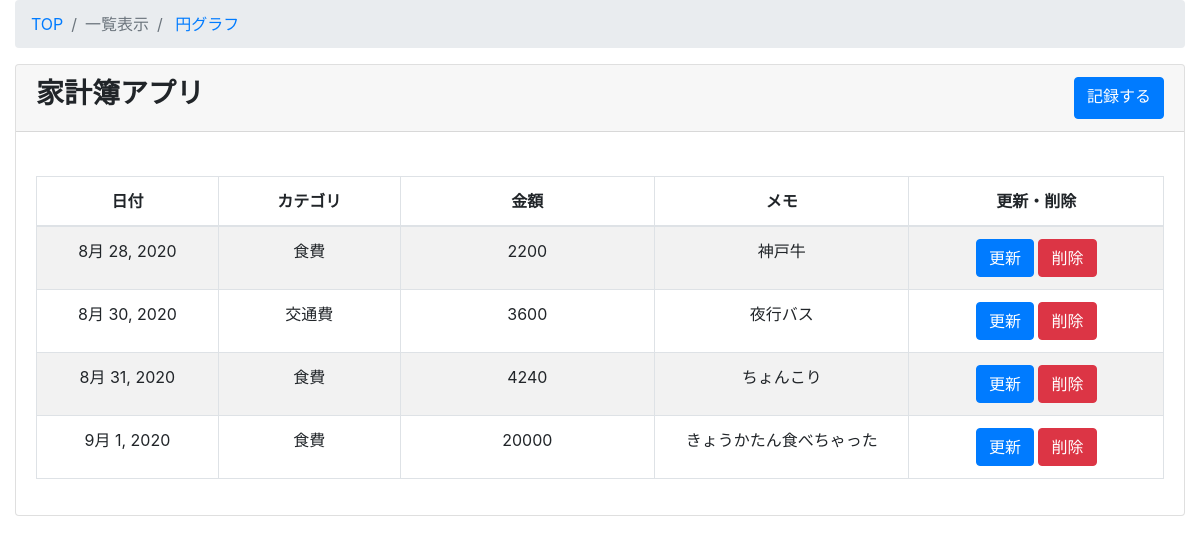
Before: /kakeibo/kakeibo_list/ with the older database file.
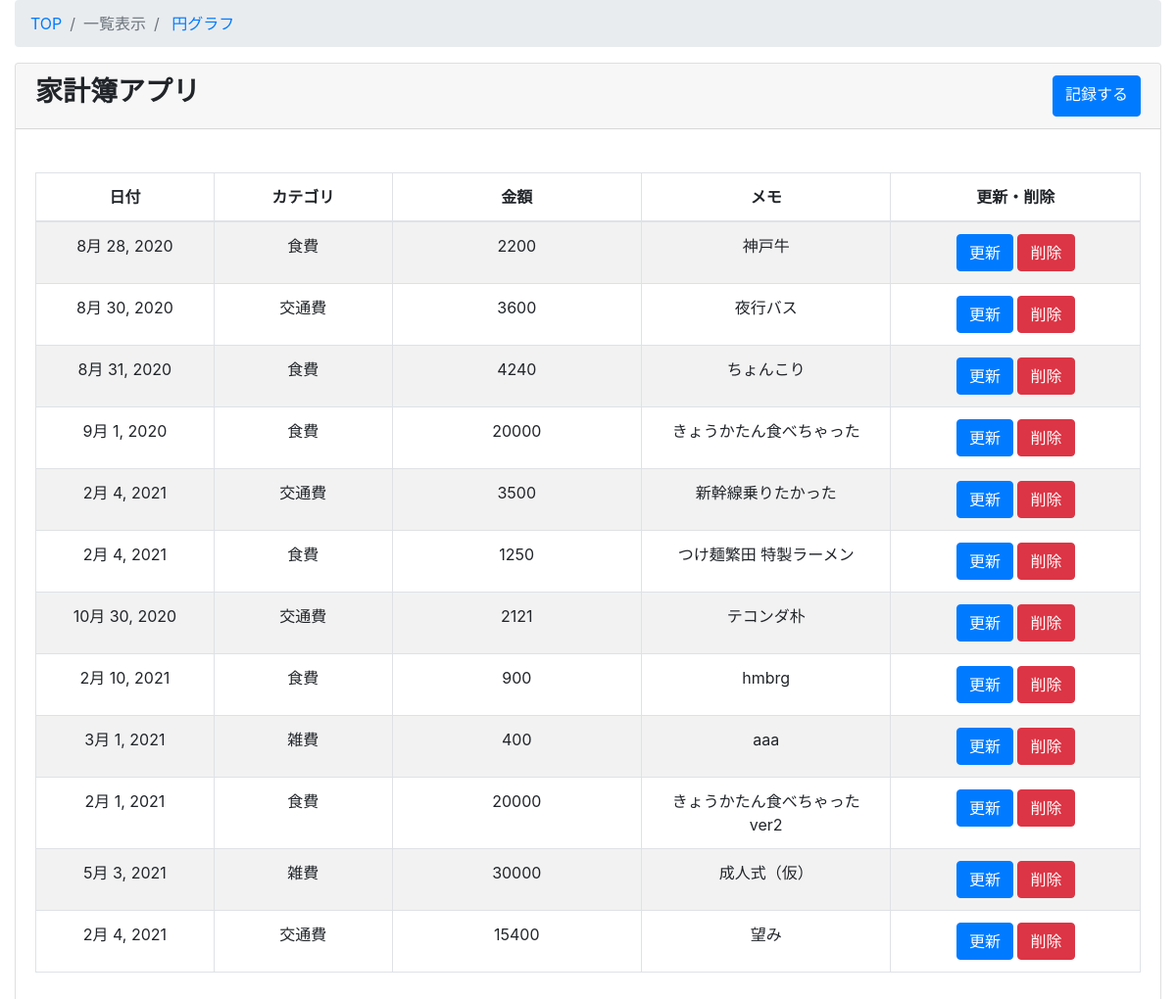
After: the same page with the newer database file.
### kakeibo/models.py (models this page shows, shortened)
class Kakeibo(models.Model):
    objects = Manager()
    class Meta:
       db_table ="kakeibo"
       verbose_name ="家計簿"         #追加
       verbose_name_plural ="家計簿"
    date = models.DateField(verbose_name="日付",default=datetime.now)
    category = models.ForeignKey(Category, on_delete = models.PROTECT, verbose_name="カテゴリ")
    money = models.IntegerField(verbose_name="金額", help_text="単位は日本円")
    memo = models.CharField(verbose_name="メモ", max_length=500)

class Category(models.Model):
    class Meta:
       db_table ="category"
       verbose_name ="カテゴリ"         #追加
       verbose_name_plural ="カテゴリ"
    category_name = models.CharField(max_length=255,unique=True)
    def __str__(self):
       return self.category_name

### kakeibo/views.py (the view)
# urls.py: path('kakeibo_list/', views.KakeiboListView.as_view(), name='kakeibo_list'),
class KakeiboListView(ListView):
   model = Kakeibo
   template_name = 'kakeibo/kakeibo_list.html'
   def queryset(self):
       return Kakeibo.objects.all()

### kakeibo/templates/kakeibo/kakeibo_list.html
{% extends 'kakeibo/base.html' %}
{% block content %}
 <div class="content-wrapper">
   <div class="container-fluid">
     <ol class="breadcrumb">
       <li class="breadcrumb-item">
         <a href="{% url 'kakeibo:kakeibo_list' %}">TOP</a>
       </li>
       <li class="breadcrumb-item active">一覧表示</li>
       <li class="breadcrumb-item">
        <a href="{% url 'kakeibo:kakeibo_circle' %}">円グラフ</a>
       </li>
     </ol>
     <div class="card mb-3">
       <div class="card-header" style="display:flex; justify-content: space-between;">
         <h3><b>家計簿アプリ</b></h3>
         <a href="{% url 'kakeibo:kakeibo_create' %}" class="btn btn-primary" >記録する</a>
        </div>
       <div class="card-body">
         <div class="table-responsible">
         <table id=kakeibo_list width="100%" class="table table-striped table-bordered table-hover">
             <thead>
               <tr>
                 <th class="text-center">日付</th>
                 <th class="text-center">カテゴリ</th>
                 <th class="text-center">金額</th>
                 <th class="text-center">メモ</th>
                 <th class="text-center">更新・削除</th>
               </tr>
             </thead>
             <tbody>
               {% for item in object_list %}
                 <tr class="odd gradeX text-center">
                   <td class="text-center" width="100">{{ item.date}}</td>
                   <td class="text-center" width="100">{{ item.category }}</td>
                   <td class="text-center" width="140">{{ item.money }}</td>
                   <td class="text-center" width="140">{{ item.memo }}</td>
                   <td class="text-center" width="140">
                     <a class="btn btn-primary" href="{% url 'kakeibo:kakeibo_update' item.pk %}">更新</a>
                     <a class="btn btn-danger" href="{% url 'kakeibo:kakeibo_delete' item.pk %}">削除</a>
                    </td>
                 </tr>
             {% endfor %}
             </tbody>
           </table>
       </div>
      </div>
      </div>
   </div>
  </div>
{% endblock content %}

Changed rows visible on the page:
added Kakeibo: date "2月 4, 2021", category "交通費", money "3500", memo "新幹線乗りたかった"
added Kakeibo: date "2月 4, 2021", category "食費", money "1250", memo "つけ麺繁田 特製ラーメン"
added Kakeibo: date "10月 30, 2020", category "交通費", money "2121", memo "テコンダ朴"
added Kakeibo: date "2月 10, 2021", category "食費", money "900", memo "hmbrg"
added Kakeibo: date "3月 1, 2021", category "雑費", money "400", memo "aaa"
added Kakeibo: date "2月 1, 2021", category "食費", money "20000", memo "きょうかたん食べちゃった ver2"
added Kakeibo: date "5月 3, 2021", category "雑費", money "30000", memo "成人式（仮）"
added Kakeibo: date "2月 4, 2021", category "交通費", money "15400", memo "望み"
